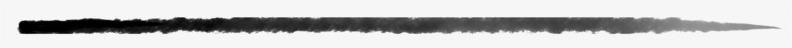
#> input picture graphics/property/line.jpg, 792 x 48 px, found by its file name
$ python CVstudio.py
#> lines starting #> are read from the running program, lines starting #| are printed output that depends on the picture
import cv2
import os
import numpy as np

img = cv2.imread(r"C:\Users\admin\Desktop\puthon\Games\Sword\graphics\property\line.jpg")
#> img is the input picture: shape (48, 792, 3); min 0, max 255, mean 197.9
img = cv2.cvtColor(img, cv2.COLOR_BGR2BGRA)
#> img: shape (48, 792, 4)
x = 0
y = 0
for i in range(img.shape[0]):
    for j in range(img.shape[1]):
        x += 1
        if np.linalg.norm(img[i, j]) == np.linalg.norm([246, 246, 246, 255]):
            y += 1
            img[i, j, 1] = 0
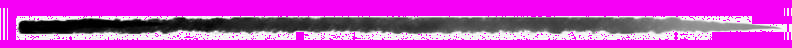
#> img: shape (48, 792, 4); mean B, G, R, A 197.9, 61.8, 197.9, 255
#> after the loop, x = 38016; y = 21035
cv2.imwrite(r"C:\Users\admin\Desktop\puthon\Games\Sword\graphics\property\line1.jpg", img)
print(x)
#| 38016
print(y)
#| 21035

$ run again, with graphics/property/dot.jpg copied over graphics/property/line.jpg
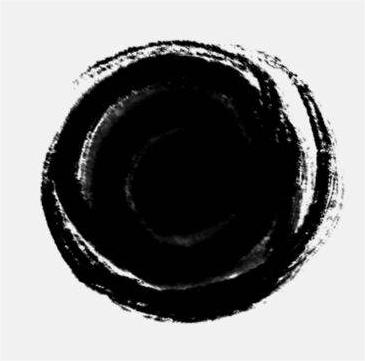
#> input picture graphics/property/dot.jpg, 365 x 361 px, found by its file name
#> img is the input picture: shape (361, 365, 3); min 0, max 255, mean 135.2
#> after the loop `for i in range(img.shape[0]):`:
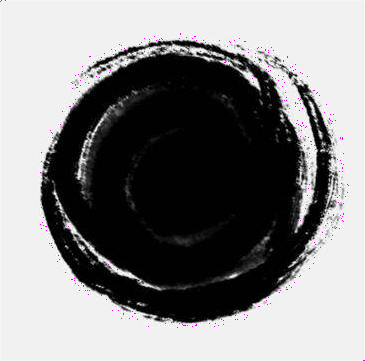
#> img: shape (361, 365, 4); mean B, G, R, A 135.2, 134.5, 135.2, 255
#| 131765
#| 339
